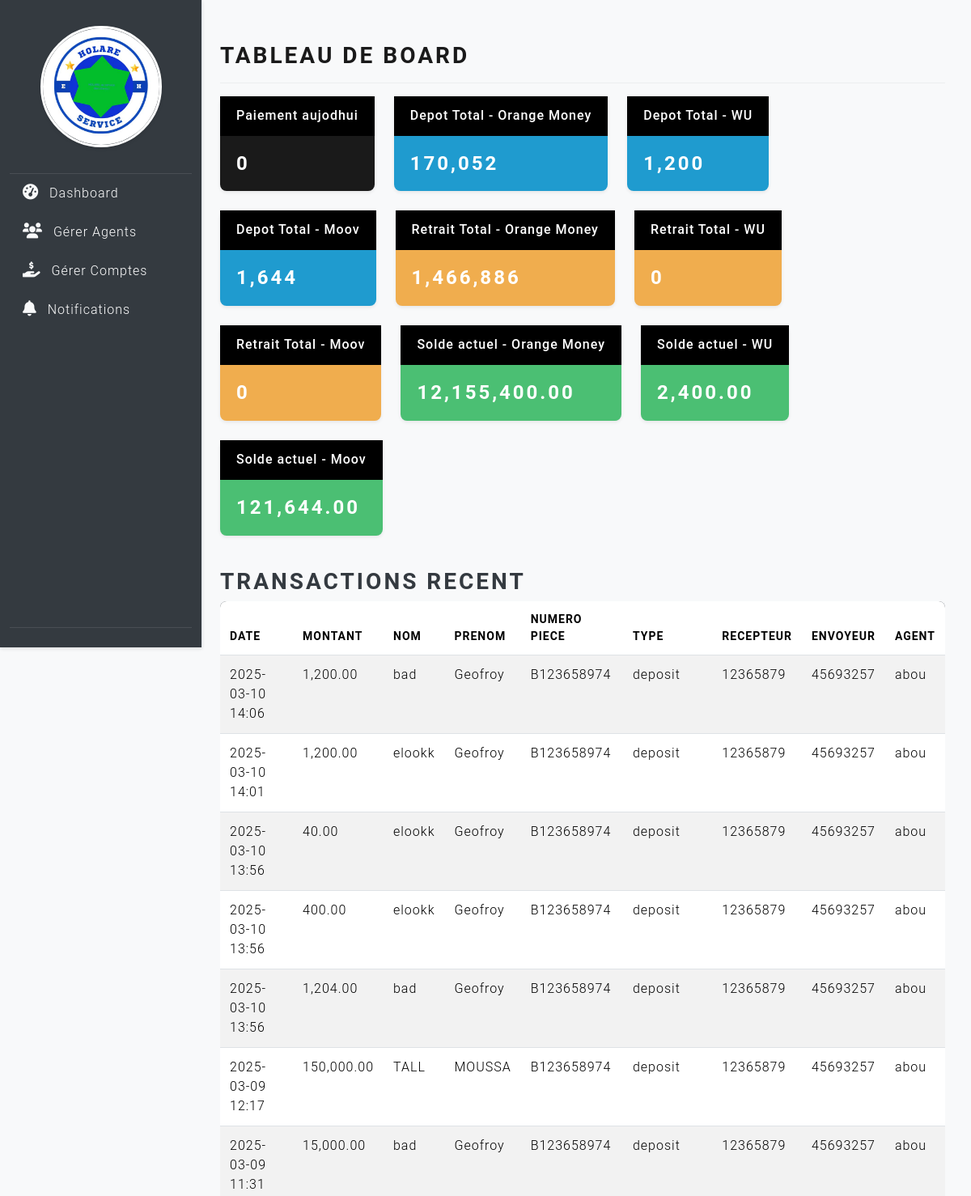
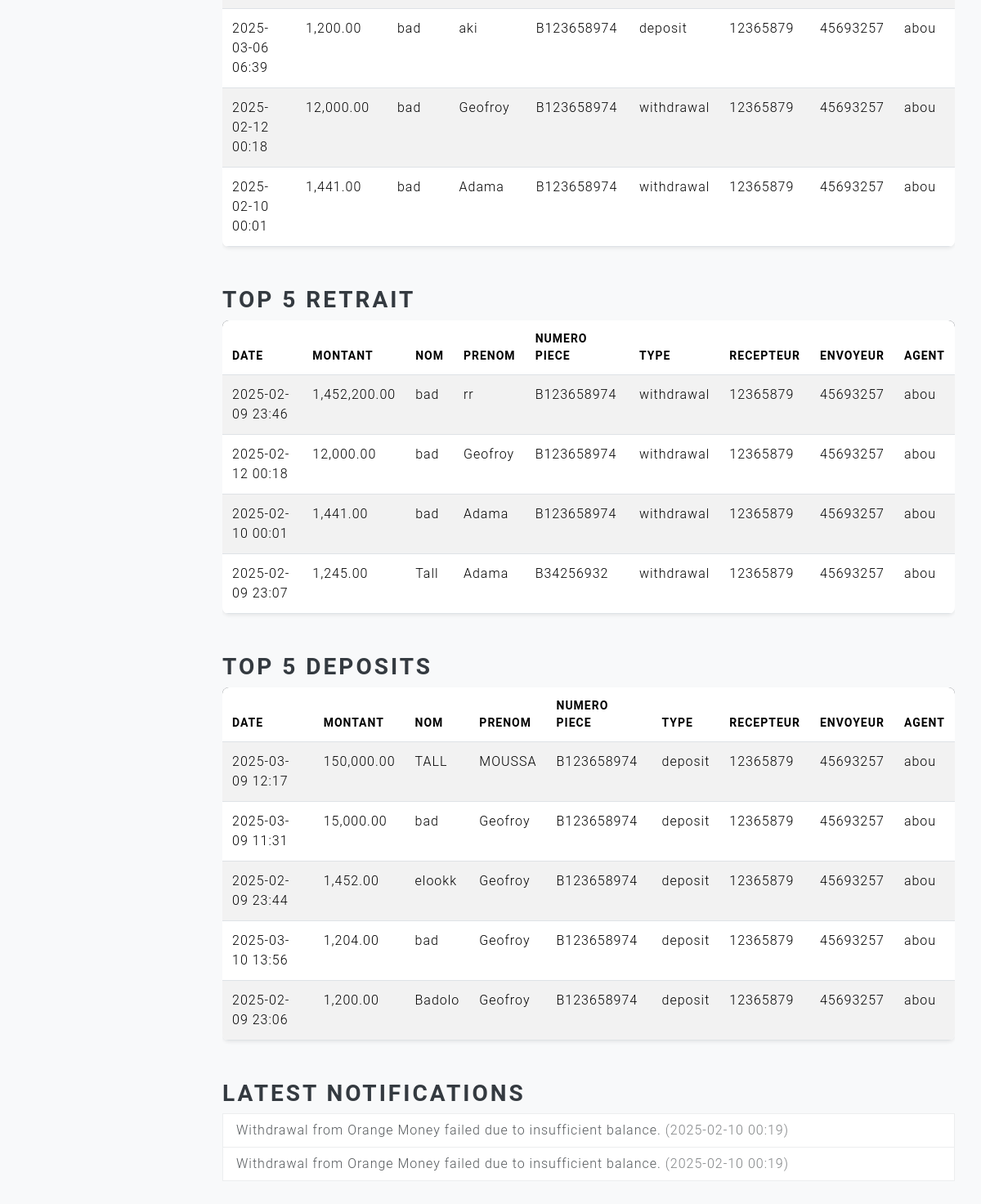
The app's page /accounts/agency/2/ (signed in) with its own data (2 pictures, top to bottom).
### accounts/models.py (models this page shows, shortened)
class Agency(models.Model):
    agency_name = models.CharField(max_length=200, unique=True)
    contact_info = models.TextField(blank=True, null=True)
    created_at = models.DateTimeField(auto_now_add=True)
    owner = models.ForeignKey(get_user_model(), on_delete=models.CASCADE, null=True, blank = True)  # Make it nullable and blank
    logo = models.ImageField(upload_to='agency_logos/', blank=True, null=True)  # Optional logo

class Agent(AbstractUser):
    agency = models.ForeignKey('Agency',  on_delete=models.CASCADE   , null = True, blank = True) # Set nullable and blank
    is_manager = models.BooleanField(default=False)
    account = models.OneToOneField(get_user_model(), on_delete=models.CASCADE , primary_key=True)
    groups = models.ManyToManyField(
        Group,
        verbose_name=('groups'),
        blank=True,
        help_text=(
            'The groups this user belongs to. A user will get all permissions '
            'granted to each of their groups.'
        ),
        related_name="agent_groups",
        related_query_name="agent_group",
    )
    user_permissions = models.ManyToManyField(
        Permission,
        verbose_name=('user permissions'),
        blank=True,
        help_text=('Specific permissions for this user.'),
        related_name="agent_permissions",
        related_query_name="agent_permission",
    )
    class Meta:
        verbose_name = _("Agent")
        verbose_name_plural = _("Agents")

### providers/models.py (models this page shows, shortened)
class ServiceProvider(models.Model):
    agency = models.ForeignKey(Agency, on_delete=models.CASCADE, related_name='service_providers')
    name = models.CharField(max_length=100)
    description = models.TextField(blank=True)
    balance = models.DecimalField(max_digits=10, decimal_places=2, default=0.00)

### transactions/models.py (models this page shows, shortened)
class Transaction(models.Model):
    TRANSACTION_TYPES = (
    ('deposit', 'Deposit'),
    ('withdrawal', 'Withdrawal'),
)
    agent = models.ForeignKey(Agent, on_delete=models.CASCADE, related_name='transactions')
    provider = models.ForeignKey(ServiceProvider, on_delete=models.CASCADE, related_name='transactions')
    nom = models.CharField(max_length=200)
    prenom = models.CharField(max_length=200)
    numero_piece = models.CharField(max_length=50)
    numero_expediteur = models.CharField(max_length=50)
    numero_recepteur = models.CharField(max_length=50)
    montant = models.DecimalField(max_digits=15, decimal_places=2)
    type = models.CharField(max_length=20, choices=TRANSACTION_TYPES)
    date_heure = models.DateTimeField(auto_now_add=True)

### notifications/models.py (models this page shows, shortened)
class Notification(models.Model):
    agency = models.ForeignKey(Agency, on_delete=models.CASCADE, related_name='notifications', null=True, blank=True)
    recipient = models.ForeignKey(get_user_model(), on_delete=models.CASCADE, related_name='notifications', null=True, blank=True)
    message = models.TextField()
    timestamp = models.DateTimeField(auto_now_add=True)
    is_read = models.BooleanField(default=False)

### accounts/views.py (the view)
# urls.py: path('agency/<int:pk>/', views.agency_detail, name='agency_detail'),
@login_required
def agency_detail(request, pk):
    agency = get_object_or_404(Agency, pk=pk)
    if request.user != agency.owner:
        return render(request, 'accounts/unauthorized.html', {'message': 'You are not authorized to view this agency.'})
    now = timezone.now()
    today_min = now.replace(hour=0, minute=0, second=0, microsecond=0)
    today_max = now.replace(hour=23, minute=59, second=59, microsecond=999999)
    today_payments_count = Transaction.objects.filter(
        agent__agency=agency,
        date_heure__range=(today_min, today_max)
    ).count()
    provider_data = ServiceProvider.objects.filter(agency=agency).annotate(
        total_deposit=Sum(
            'transactions__montant',
            filter=Q(transactions__type='deposit')
        ),
        total_withdrawal=Sum(
            'transactions__montant',
            filter=Q(transactions__type='withdrawal')
        )
    ).values('name', 'total_deposit', 'total_withdrawal', 'balance')
    provider_deposits = {item['name']: item['total_deposit'] or 0 for item in provider_data}
    provider_withdrawals = {item['name']: item['total_withdrawal'] or 0 for item in provider_data}
    current_balances = {item['name']: item['balance'] for item in provider_data}
    top_5_withdrawals = Transaction.objects.filter(agent__agency=agency, type='withdrawal').order_by('-montant')[:5]
    top_5_deposits = Transaction.objects.filter(agent__agency=agency, type='deposit').order_by('-montant')[:5]
    recent_transactions = Transaction.objects.filter(agent__agency=agency).order_by('-date_heure')[:10]
    notifications = Notification.objects.filter(agency=agency).order_by('-timestamp')[:5]
    context = {
        'agency': agency,
        'today_payments_count': today_payments_count,
        'provider_deposits': provider_deposits,
        'provider_withdrawals': provider_withdrawals,
        'top_5_withdrawals': top_5_withdrawals,
        'top_5_deposits': top_5_deposits,
        'recent_transactions': recent_transactions,
        'notifications': notifications,
        'current_balances': current_balances,
    }
    return render(request, 'accounts/agency_detail.html', context)

### accounts/templates/accounts/agency_detail.html (shortened to what this page needs)
{% extends 'accounts/base_agency.html' %}
{% load static %}
{% block main_content %}
<div class="d-flex justify-content-between flex-wrap flex-md-nowrap align-items-center pt-3 pb-2 mb-3 border-bottom">
    <h1 class="h2">Tableau de Board</h1>
</div>
<div class="d-flex flex-wrap justify-content-start mb-3">
    <div class="card text-white bg-primary dashboard-card">
        <div class="card-header bg-black">Paiement aujodhui</div>
        <div class="card-body">
            <h4 class="card-title">{{ today_payments_count }}</h4>
        </div>
    </div>
    {% for provider, deposit in provider_deposits.items %}
    <div class="card text-white bg-info dashboard-card">
        <div class="card-header bg-black">Depot Total - {{ provider }}</div>
        <div class="card-body">
            <h4 class="card-title">{{ deposit }}</h4>
        </div>
    </div>
    {% endfor %}
    {% for provider, withdrawal in provider_withdrawals.items %}
    <div class="card text-white bg-warning dashboard-card">
        <div class="card-header bg-black">Retrait Total - {{ provider }}</div>
        <div class="card-body">
            <h4 class="card-title">{{ withdrawal }}</h4>
        </div>
    </div>
    {% endfor %}
    {% for provider, balance in current_balances.items %}
    <div class="card text-white bg-success dashboard-card">
        <div class="card-header bg-black">Solde actuel - {{ provider }}</div>
        <div class="card-body">
            <h4 class="card-title">{{ balance }}</h4>
        </div>
    </div>
    {% endfor %}
</div>
<div class="dashboard-table-container">
    <h2>Transactions Recent</h2>
    <div class="table-responsive">
        <table id="recentTransactionsTable" class="table table-striped table-sm dashboard-table">
            <thead>
                <tr>
                    <th>Date</th>
                    <th>Montant</th>
                    <th>Nom</th>
                    <th>Prenom</th>
                    <th>Numero Piece</th>
                    <th>Type</th>
                    <th>Recepteur</th>
                    <th>Envoyeur</th>
                    <th>Agent</th>
                </tr>
            </thead>
            <tbody>
                {% for transaction in recent_transactions %}
                <tr>
                    <td>{{ transaction.date_heure|date:'Y-m-d H:i' }}</td>
                    <td>{{ transaction.montant }}</td>
                    <td>{{ transaction.nom }}</td>
                    <td>{{ transaction.prenom }}</td>
                    <td>{{ transaction.numero_piece }}</td>
                    <td>{{ transaction.type }}</td>
                    <td>{{ transaction.numero_recepteur }}</td>
                    <td>{{ transaction.numero_expediteur }}</td>
                    <td>{{ transaction.agent.account.username }}</td>
                </tr>
                {% endfor %}
            </tbody>
        </table>
    </div>
</div>
<div class="dashboard-table-container">
    <h2>Top 5 Retrait</h2>
    <div class="table-responsive">
        <table id="top5WithdrawalsTable" class="table table-striped table-sm dashboard-table">
            <thead>
                <tr>
                    <th>Date</th>
                    <th>Montant</th>
                    <th>Nom</th>
                    <th>Prenom</th>
                    <th>Numero Piece</th>
                    <th>Type</th>
                    <th>Recepteur</th>
                    <th>Envoyeur</th>
                    <th>Agent</th>
                </tr>
            </thead>
            <tbody>
                {% for transaction in top_5_withdrawals %}
                <tr>
                    <td>{{ transaction.date_heure|date:'Y-m-d H:i'  }}</td>
                    <td>{{ transaction.montant }}</td>
                    <td>{{ transaction.nom }}</td>
                    <td>{{ transaction.prenom }}</td>
                    <td>{{ transaction.numero_piece }}</td>
                    <td>{{ transaction.type }}</td>
                    <td>{{ transaction.numero_recepteur }}</td>
                    <td>{{ transaction.numero_expediteur }}</td>
                    <td>{{ transaction.agent.account.username }}</td>
                </tr>
                {% endfor %}
            </tbody>
        </table>
    </div>
</div>
<div class="dashboard-table-container">
    <h2>Top 5 Deposits</h2>
    <div class="table-responsive">
        <table id="top5DepositsTable" class="table table-striped table-sm dashboard-table">
            <thead>
                <tr>
                    <th>Date</th>
                    <th>Montant</th>
                    <th>Nom</th>
                    <th>Prenom</th>
                    <th>Numero Piece</th>
                    <th>Type</th>
                    <th>Recepteur</th>
                    <th>Envoyeur</th>
                    <th>Agent</th>
                </tr>
            </thead>
            <tbody>
                {% for transaction in top_5_deposits %}
                <tr>
                    <td>{{ transaction.date_heure|date:'Y-m-d H:i'  }}</td>
                    <td>{{ transaction.montant }}</td>
                    <td>{{ transaction.nom }}</td>
                    <td>{{ transaction.prenom }}</td>
                    <td>{{ transaction.numero_piece }}</td>
                    <td>{{ transaction.type }}</td>
                    <td>{{ transaction.numero_recepteur }}</td>
                    <td>{{ transaction.numero_expediteur }}</td>
                    <td>{{ transaction.agent.account.username }}</td>
                </tr>
                {% endfor %}
            </tbody>
        </table>
    </div>
</div>
<h2>Latest Notifications</h2>
{% if notifications %}
<ul class="list-group">
    {% for notification in notifications %}
    <li class="list-group-item">
        {{ notification.message }}
        <span class="text-muted">({{ notification.timestamp|date:'Y-m-d H:i'  }})</span>
    </li>
    {% endfor %}
</ul>
{% else %}
<p>No notifications yet.</p>
{% endif %}
<link rel="stylesheet" type="text/css" href="https://cdn.datatables.net/1.11.5/css/dataTables.bootstrap5.min.css">
{% endblock %}

### accounts/templates/accounts/base_agency.html (shortened to what this page needs)
{% extends 'accounts/base.html' %}
{% load static %}
{% block content %}
<div class="container-fluid">
    <div class="row flex-nowrap">
        <nav id="sidebar" class="col-md-3 col-lg-2 d-md-block sidebar">
            <div class="position-sticky pt-3 d-flex flex-column h-100">
                <div class="logo-container">
                    {% if agency.logo %}
                    <img src="{{ agency.logo.url }}" alt="{{ agency.agency_name }} Logo"
                        class="img-fluid rounded-circle mb-3">
                    {% else %}
                    <p>No logo uploaded</p>
                    {% endif %}
                </div>
                <ul class="nav flex-column">
                    <li class="nav-item">
                        <a class="nav-link {% if active_tab == 'agency_statistics' %}active{% endif %}"
                            href="{% url 'accounts:agency_detail'  agency.pk %}">
                            <i class="fas fa-tachometer-alt"></i> <span>Dashboard</span>
                        </a>
                    </li>
                    <li class="nav-item">
                        <a class="nav-link {% if active_tab == 'agent_list' %}active{% endif %}"
                            href="{% url 'accounts:agent_list' agency.pk %}">
                            <i class="fas fa-users"></i> <span>Gérer Agents</span>
                        </a>
                    </li>
                    <li class="nav-item">
                        <a class="nav-link {% if active_tab == 'service_provider_list' %}active{% endif %}"
                            href="{% url 'providers:service_provider_list' agency.pk %}">
                            <i class="fas fa-hand-holding-usd"></i> <span>Gérer Comptes</span>
                        </a>
                    </li>
                    <li class="nav-item">
                        <a class="nav-link {% if active_tab == 'notification_list' %}active{% endif %}"
                            href="{% url 'notifications:notification_list' %}">
                            <i class="fas fa-bell"></i> <span>Notifications</span>
                        </a>
                    </li>
                </ul>
                <div class="sidebar-footer">
                    <ul class="nav flex-column">
                        <li class="nav-item">
                            <a class="nav-link {% if active_tab == 'agency_info' %}active{% endif %}"
                            href="{% url 'accounts:agency_info' agency.pk %}">
                        </a>
                        </li>
                    </ul>
                </div>
            </div>
        </nav>
        <main class="col py-3">
            {% block main_content %}{% endblock %}
        </main>
    </div>
</div>
<link rel="stylesheet" type="text/css" href="https://cdn.datatables.net/1.11.5/css/jquery.dataTables.css">
{% endblock %}

### accounts/templates/accounts/base_agency.html (style rules this page uses)
h1, h2, h3, h4, h5, h6 { color: #343a40; }
.sidebar { width: 250px; transition: width 0.3s; overflow-x: hidden; background-color: #343a40; border-right: 1px solid #dee2e6; box-shadow: 0 0.125rem 0.25rem rgba(0, 0, 0, 0.1); height: 100vh; position: fixed; top: 0; left: 0; display: flex; flex-direction: column; justify-content: space-between; z-index: 100; }
.sidebar .nav-link { padding: 0.75rem 1rem; color: #fff; transition: padding 0.3s; }
.sidebar .nav-link i { margin-right: 0.5rem; font-size: 1.2rem; color: #f8f9fa; }
.sidebar .logo-container { padding: 1rem; text-align: center; border-bottom: 1px solid rgba(255, 255, 255, 0.1); }
.sidebar .img-fluid.rounded-circle { max-width: 150px; border: 3px solid #fff; box-shadow: 0 0.125rem 0.25rem rgba(0, 0, 0, 0.1); margin-bottom: 1rem; }
.sidebar .sidebar-footer { padding: 1rem; border-top: 1px solid rgba(255, 255, 255, 0.1); margin-top: 23rem; }
.sidebar .sidebar-footer .nav-link { color: #fff; }
main { padding: 20px; flex-grow: 1; margin-left: 120px; }
.card { border: none; box-shadow: 0 0.125rem 0.25rem rgba(0, 0, 0, 0.1); }
.card-header { background-color: #fff; border-bottom: 1px solid rgba(0, 0, 0, 0.125); }
.table-responsive { overflow-x: auto; }

### accounts/templates/accounts/agency_detail.html (style rules this page uses)
.dashboard-card { max-width: 18rem; margin-bottom: 1.5rem; margin-right: 1.5rem; border-radius: 0.5rem; box-shadow: 0 0.125rem 0.25rem rgba(0, 0, 0, 0.075); }
.dashboard-card .card-header { font-weight: 500; border-bottom: 1px solid rgba(0, 0, 0, 0.125); padding: 0.75rem 1.25rem; }
.dashboard-card .card-body { padding: 1.25rem; }
.dashboard-card .card-title { margin-bottom: 0; font-size: 1.5rem; }
.dashboard-table-container { margin-bottom: 2rem; }
.dashboard-table { width: 100%; border-collapse: collapse; border-radius: 0.5rem; overflow: hidden; box-shadow: 0 0.125rem 0.25rem rgba(0, 0, 0, 0.075); }
.dashboard-table thead { background-color: #343a40; color: white; }
.dashboard-table th, .dashboard-table td { padding: 0.75rem; text-align: left; border-bottom: 1px solid #dee2e6; }
.dashboard-table tbody tr:nth-child(even) { background-color: #f8f9fa; }

### records on screen
Agency: logo (picture)
ServiceProvider: name "Orange Money", balance "12,155,400.00"
ServiceProvider: name "Moov", balance "121,644.00"
Notification: message "Withdrawal from Orange Money failed due to insufficient balance.", timestamp "2025-02-10 00:19"
Notification: message "Withdrawal from Orange Money failed due to insufficient balance.", timestamp "2025-02-10 00:19"

### other values on screen
{{ today_payments_count }} "0"
{{ provider }} "Orange Money" "WU" "Moov"
{{ deposit }} "170,052" "1,200" "1,644"
{{ withdrawal }} "1,466,886" "0" "0"
{{ provider }} "WU"
{{ balance }} "2,400.00"
